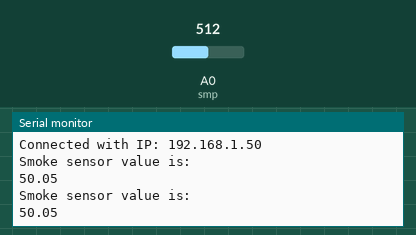
The sketch below on a simulated ESP8266 (NodeMCU). On the bench: the last lines printed to the serial monitor. The test bench sets the inputs (shaded band); at power-on: A0 (smp) = 512. WiFi joins after 1.5 s; servers stay silent unless stated.

Above: at 2.7 s.
2.8 s: A0 (smp) set to 716
At 4.1 s:
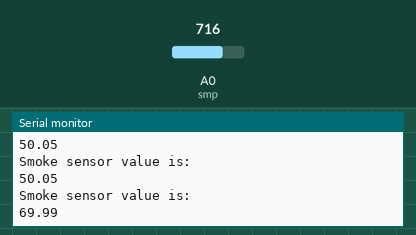
4.3 s: A0 (smp) set to 900
At 5.0 s:
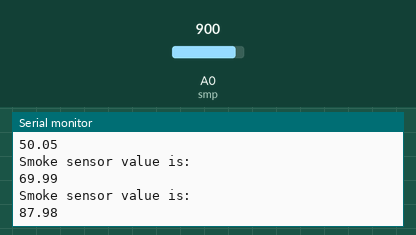
Timing chart, 0 to 7.3 s (numbered marks = the images above; inputs shaded):
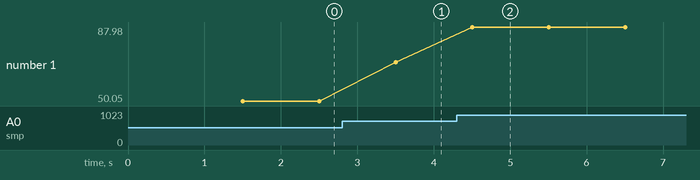

The sketch:

smokeMQ2Esp82661.ino
```cpp
#include<ESP8266WiFi.h>

int smp = A0;

void setup() {

Serial.begin(115200);
    WiFi.begin("SSID", "PASSWORD");
  Serial.print("Connecting to Wi-Fi");

   while (WiFi.status() != WL_CONNECTED)
  {
    Serial.print(".");
    delay(300);
  }
  Serial.println();
  Serial.print("Connected with IP: ");
  Serial.println(WiFi.localIP());
  Serial.println();

  pinMode(smp,INPUT);

}

void loop() {

  float g = analogRead(smp);
  float value = (g/1023*100);

  Serial.println("Smoke sensor value is:");
  Serial.println(value);

  delay(1000);

}
```

Measured:
- after the input at 2.8 s, the serial monitor: prints a new line after 0.70 s (image 1)
- after the input at 4.3 s, the serial monitor: prints a new line after 0.20 s (image 2)
- plotted number 1: 50.05 → 69.99 after the input at 2.8 s, 69.99 → 87.98 after the input at 4.3 s
